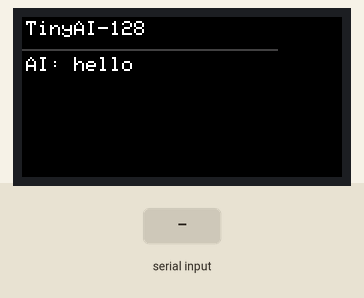
Simulated run of this sketch. Board: Arduino Uno, built with avr-gcc and run on an emulated ATmega328P. Parts: 160×80 colour display. The inputs (shaded band) are chosen by the test bench. What the sketch prints to the serial monitor is not drawn.

Above: at 1.4 s.
1.5 s: "hello\n" received over Serial
At 2.8 s:
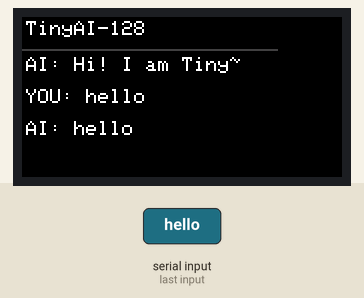
3.1 s: "hi\n" received over Serial
At 4.4 s:
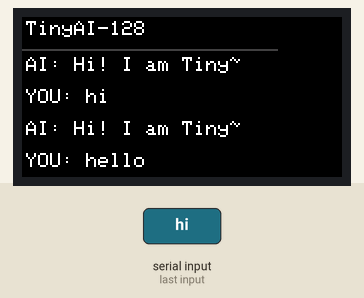
4.7 s: "name\n" received over Serial
At 6.0 s:
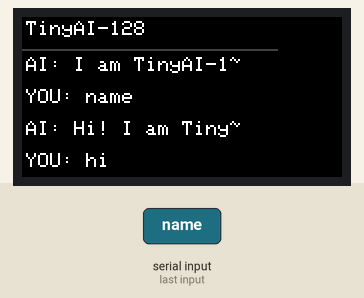
6.4 s: "story\n" received over Serial
At 7.4 s:
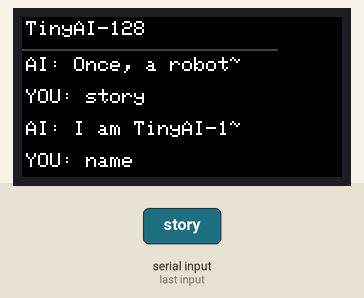
8.1 s: "joke\n" received over Serial
At 8.8 s:
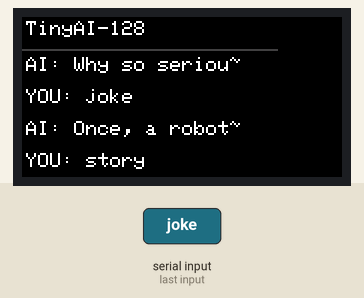
9.8 s: "time\n" received over Serial
At 11.2 s:
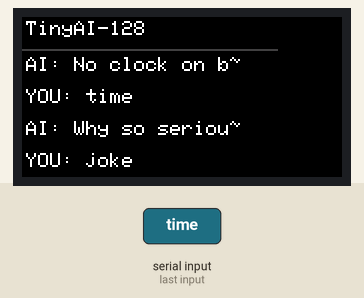
Timing chart, 0 to 12.5 s (numbered marks = the images above; inputs shaded):
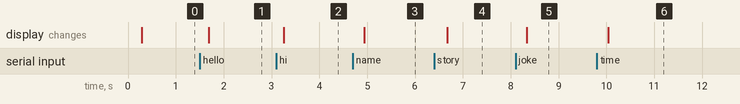

Measured:
- after the input at 1.5 s, the display: changes after 0.18 s (image 1)
- after the input at 3.1 s, the display: changes after 0.16 s (image 2)
- after the input at 4.7 s, the display: changes after 0.24 s (image 3)
- after the input at 6.4 s, the display: changes after 0.27 s (image 4)
- after the input at 8.1 s, the display: changes after 0.24 s (image 5)
- after the input at 9.8 s, the display: changes after 0.24 s (image 6)

The sketch:

main.ino
```cpp
#include <Adafruit_GFX.h>
#include <Adafruit_ST7735.h>
#include <SPI.h>

// ----------------------
// Hardware setup
// ----------------------
// Adjust these pins to your board
#define TFT_CS   10
#define TFT_DC   9
#define TFT_RST  11

Adafruit_ST7735 tft = Adafruit_ST7735(TFT_CS, TFT_DC, TFT_RST);

String input = "";
String history[6];
int historyCount = 0;

// Color definitions (since ST7735_DARKGREY may not exist)
#define DARKGREY  0x4208
#define LIGHTGREY 0x8410

// ----------------------
// Helper functions
// ----------------------
String clampText(String s, int maxLen) {
  if (s.length() <= maxLen) return s;
  return s.substring(0, maxLen - 1) + "~";
}

void pushHistory(String msg) {
  for (int i = 5; i > 0; i--) {
    history[i] = history[i - 1];
  }
  history[0] = msg;
  if (historyCount < 6) historyCount++;
}

void renderScreen() {
  tft.fillScreen(ST7735_BLACK);
  tft.setTextColor(ST7735_WHITE, ST7735_BLACK);
  tft.setTextSize(1);

  // Title
  tft.setCursor(2, 2);
  tft.println("TinyAI-128");

  // Divider line
  tft.drawFastHLine(0, 16, 128, DARKGREY);

  // Display the last 4 messages
  int y = 20;
  int visible = min(historyCount, 4);

  for (int i = 0; i < visible; i++) {
    String line = clampText(history[i], 18);
    tft.setCursor(2, y);
    tft.println(line);
    y += 16;
  }

  // Input area divider
  tft.drawFastHLine(0, 96, 128, DARKGREY);

  // Input label and text
  tft.setCursor(2, 100);
  tft.print("IN:");
  tft.setCursor(22, 100);
  tft.println(clampText(input, 15));

  // Help prompt
  tft.setCursor(2, 112);
  tft.println("say: hello");
}

String generateReply(String text) {
  text.toLowerCase();

  if (text.indexOf("hello") >= 0 || text.indexOf("hi") >= 0) {
    return "Hi! I am TinyAI.";
  }

  if (text.indexOf("name") >= 0) {
    return "I am TinyAI-128.";
  }

  if (text.indexOf("story") >= 0) {
    return "Once, a robot found a lantern.";
  }

  if (text.indexOf("joke") >= 0) {
    return "Why so serious? I am a bot.";
  }

  if (text.indexOf("time") >= 0) {
    return "No clock on board, but I am awake.";
  }

  if (text.indexOf("help") >= 0) {
    return "Try: hello, story, joke, name.";
  }

  return "I heard: " + text + ".";
}

void handleInput(String s) {
  if (s.length() == 0) return;

  pushHistory("YOU: " + s);
  String reply = generateReply(s);
  pushHistory("AI: " + reply);
  renderScreen();
}

void setup() {
  Serial.begin(115200);
  delay(100);

  // Init Adafruit display
  // Use INITR_MINI160x80 for 128x128 displays
  tft.initR(INITR_MINI160x80);
  tft.setRotation(1);
  tft.fillScreen(ST7735_BLACK);

  // Initial screen
  pushHistory("AI: hello");
  renderScreen();

  Serial.println("TinyAI ready. Type a message and press Enter.");
}

void loop() {
  while (Serial.available()) {
    char c = Serial.read();

    if (c == '\n' || c == '\r') {
      handleInput(input);
      input = "";
      renderScreen();
    } else if (c == 8 || c == 127) {
      // Backspace
      if (input.length() > 0) input.remove(input.length() - 1);
    } else if (input.length() < 24) {
      input += c;
    }

    renderScreen();
  }
}
```
